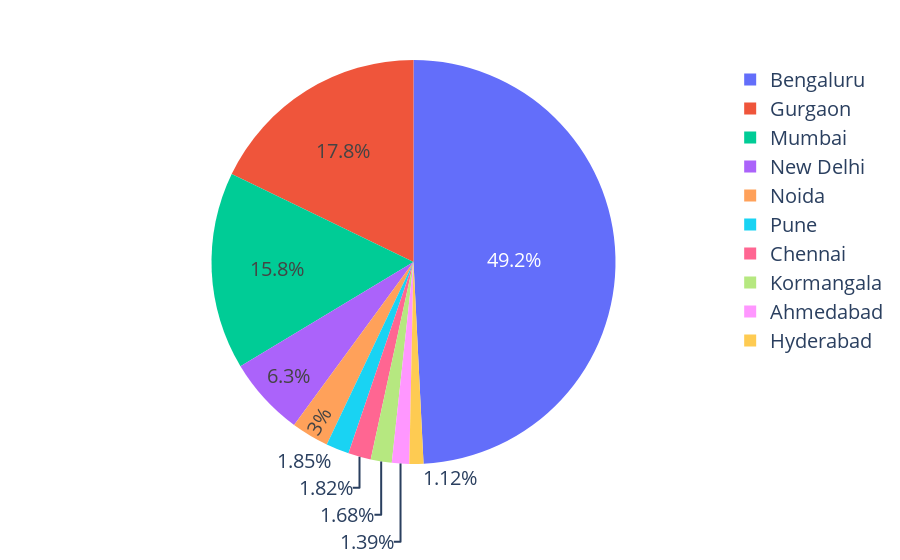

Source (notebook cell):
### Markdown cell above
Probability Distribution of investors investing in a company from a particular city(Bengaluru Is Highest)

### Code cell
investorssum=investororigin['No. of Investors'].sum()
investororigin['CityWise_pscore']=investororigin['No. of Investors']/investorssum*100
investororigin
fig=px.pie(investororigin,values="CityWise_pscore",names="City",color="CityWise_pscore").update_layout(font=dict(size=20))
fig.show()
investororigin
#probability of an investor investor investing in blr is 47% followed by gurgaon at 17.1% then mumbai at 15.1% and so on

### Figure 1 — Plotly figure (JSON) as saved in the notebook; plotly's stock layout.template omitted (floating-point values rounded to 4 significant figures)
{"data": [{"customdata": [[49.21], [17.82], [15.81], [6.304], [3.003], [1.848], [1.815], [1.683], [1.386], [1.122]], "domain": {"x": [0, 1], "y": [0, 1]}, "hovertemplate": "City=%{label}<br>CityWise_pscore=%{customdata[0]}<extra></extra>", "labels": ["Bengaluru", "Gurgaon", "Mumbai", "New Delhi", "Noida", "Pune", "Chennai", "Kormangala", "Ahmedabad", "Hyderabad"], "legendgroup": "", "marker": {"colors": ["#636efa", "#EF553B", "#00cc96", "#ab63fa", "#FFA15A", "#19d3f3", "#FF6692", "#B6E880", "#FF97FF", "#FECB52"]}, "name": "", "showlegend": true, "type": "pie", "values": [49.21, 17.82, 15.81, 6.304, 3.003, 1.848, 1.815, 1.683, 1.386, 1.122]}], "layout": {"font": {"size": 20}, "legend": {"tracegroupgap": 0}, "margin": {"t": 60}}}
